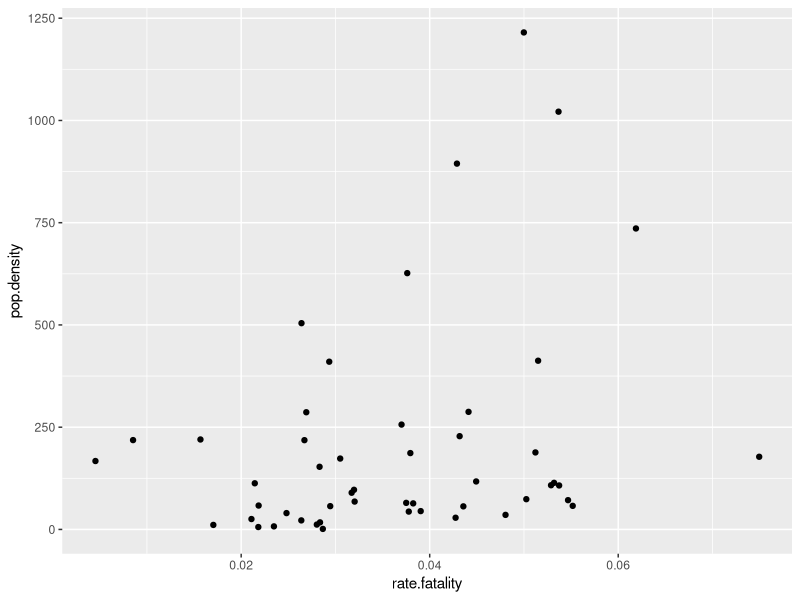

The R script that drew this image:
## setup ####
setwd("~/Dropbox/nycdsa/projects/proj1_covid19/Rshiny-Covid19")
#library(shiny);library(shinydashboard)
library(tidyverse)

## data import ####
us = read_csv("COVID19_state_20200419.csv")
abbr = read_csv("us-state-abbr.csv")
pps = read_csv("politcal_party_us_mod.csv")
ny = read_csv("./timeSeries/NY.txt")

## wrangle functions ####
clean_colname = function(df) {
  # replace all empty space with period, all names to lower case
  colnames(df) = sapply(colnames(df), str_replace_all, " ", ".")
  colnames(df) = sapply(colnames(df), tolower)
}

## clean colname ####
colnames(us) = clean_colname(us)
colnames(abbr) = clean_colname(abbr)
colnames(pps) = clean_colname(pps)
colnames(ny) = clean_colname(ny)

## colname change ###
colnames(abbr)[2] = "abbr"
colnames(pps)[2] = "pres.elec.2016"

## data wrangle ####
# calculate ratios for covid19 cases
us = us %>% mutate( rate.positive = infected / tested, rate.fatality = deaths / infected)
# abbreviate states, clean up colnames
us = right_join(abbr, us, by = c("us.state" = "state"))
# exclude DC ####
us = us %>% filter(abbr != "DC")

# add political party strength by state
pps = right_join(abbr, pps, by = c( "us.state" = "state"))
pps = pps %>% select(us.state, abbr, `pres.elec.2016`)
us = right_join(pps, us, by = c("us.state", "abbr"))

## pilot plot ####
ggplot(data = us, aes(x = rate.fatality, y = pop.density)) +
  geom_point()

## to do ####
# connect API so get most updated data
# add interactive component: drop down, slide bar, etc.
# collect data: political stand, emergency declare, top industry, num of univ
# plots: vs economic status, vs policatical stand